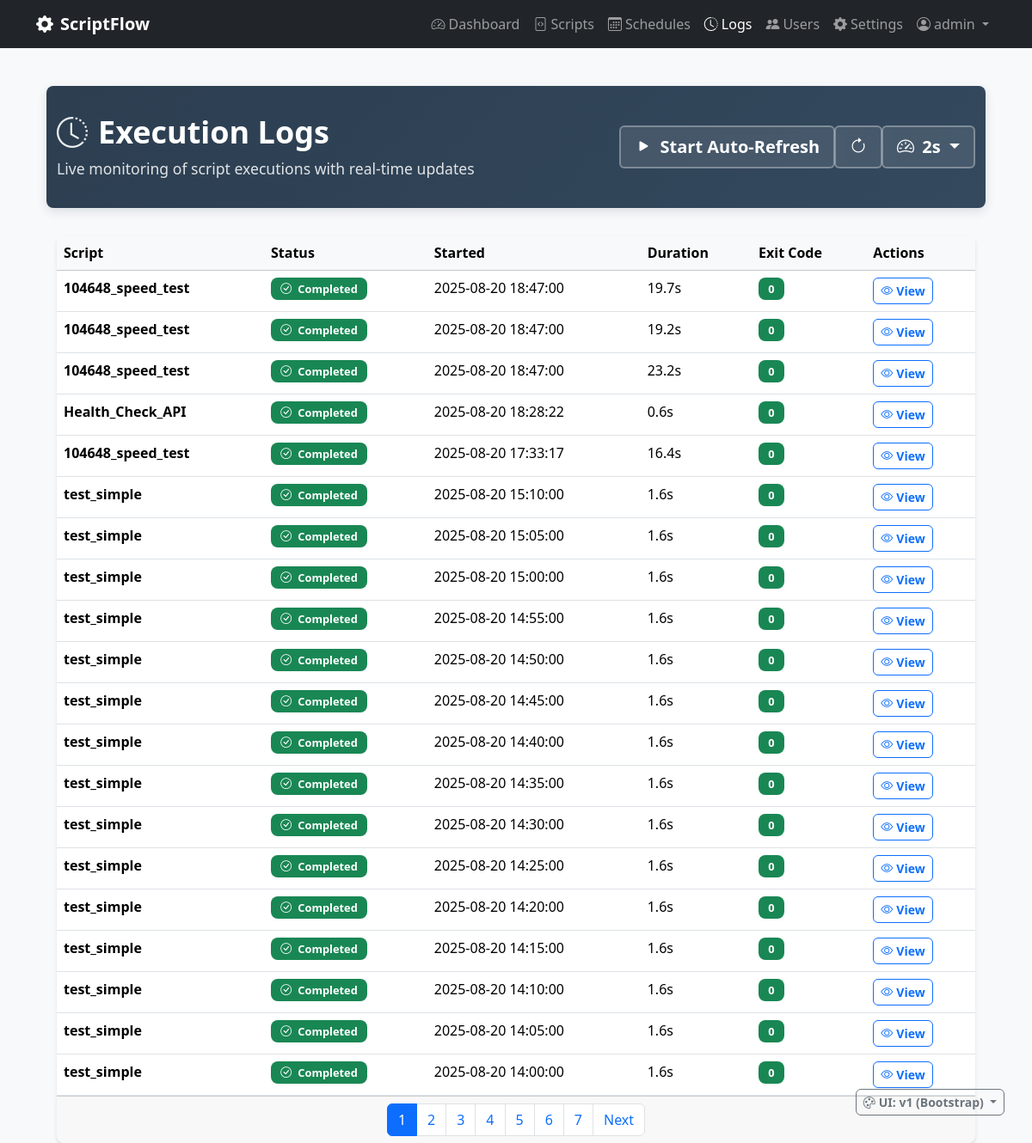
Page /logs (signed in) on the earlier database version.
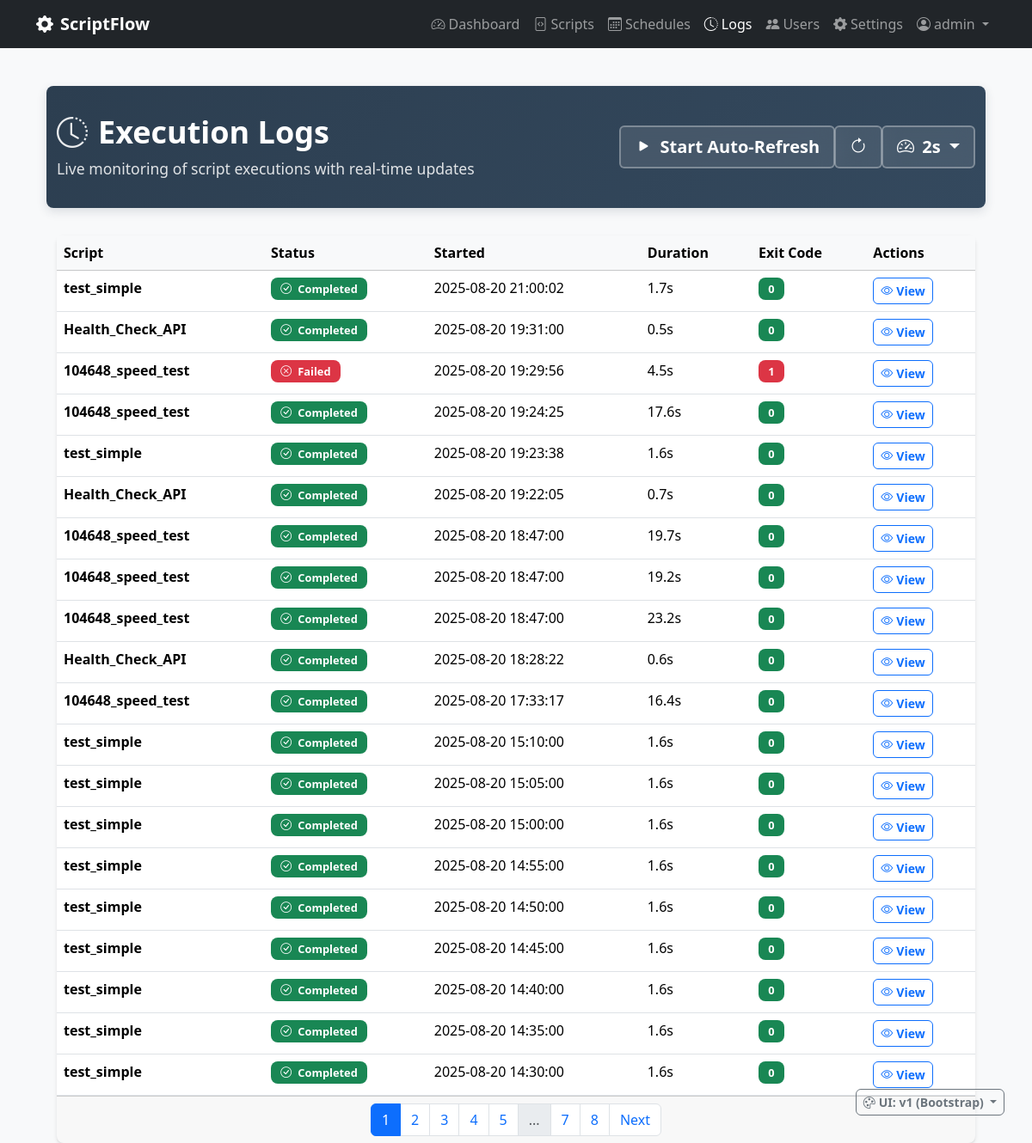
Same page on the later database version.
### scriptflow.py (models this page shows, shortened)
class Execution(db.Model):
    __tablename__ = 'executions'
    id = db.Column(db.Integer, primary_key=True)
    started_at = db.Column(db.DateTime, default=datetime.now, nullable=False)
    completed_at = db.Column(db.DateTime)
    status = db.Column(db.String(20), default='pending', nullable=False)  # pending, running, completed, failed, timeout
    exit_code = db.Column(db.Integer)
    stdout = db.Column(db.Text)
    stderr = db.Column(db.Text)
    duration_seconds = db.Column(db.Float)
    trigger_type = db.Column(db.String(20), default='manual', nullable=False)  # manual, scheduled, api
    script_id = db.Column(db.Integer, db.ForeignKey('scripts.id'), nullable=False)
    user_id = db.Column(db.Integer, db.ForeignKey('users.id'), nullable=False)
    script = db.relationship('Script', backref='executions')
    @property
    def formatted_duration(self):
        if not self.duration_seconds:
            return "N/A"
        if self.duration_seconds < 60:
            return f"{self.duration_seconds:.1f}s"
        else:
            minutes = int(self.duration_seconds // 60)
            seconds = int(self.duration_seconds % 60)
            return f"{minutes}m {seconds}s"

class Script(db.Model):
    __tablename__ = 'scripts'
    id = db.Column(db.Integer, primary_key=True)
    name = db.Column(db.String(100), nullable=False)
    description = db.Column(db.Text)
    filename = db.Column(db.String(255), nullable=False)
    file_path = db.Column(db.String(500), nullable=False)
    script_type = db.Column(db.String(10), nullable=False)  # 'py' or 'bat'
    file_size = db.Column(db.Integer)
    created_at = db.Column(db.DateTime, default=datetime.now)
    updated_at = db.Column(db.DateTime, default=datetime.now, onupdate=datetime.now)
    is_active = db.Column(db.Boolean, default=True)
    user_id = db.Column(db.Integer, db.ForeignKey('users.id'), nullable=False)

### scriptflow.py (the view)
@app.route('/logs')
@login_required
def logs():
    page = request.args.get('page', 1, type=int)
    executions_query = Execution.query.order_by(Execution.started_at.desc())
    executions_filtered = apply_user_data_filter(executions_query)
    executions = executions_filtered.paginate(page=page, per_page=20, error_out=False)
    return render_template(UIVersionManager.get_template_path('logs.html'), executions=executions)

### config/ui_version.py (called while the page is built)
    @classmethod
    def get_ui_version(cls):
        if request and request.args.get('ui') in ['v1', 'v2']:
            ui_version = request.args.get('ui')
            if session:
                session['ui_version'] = ui_version
            return ui_version
        if session and 'ui_version' in session:
            return session['ui_version']
        env_version = os.environ.get('UI_VERSION', '').lower()
        if env_version in ['v1', 'v2']:
            return env_version
        return cls.DEFAULT_VERSION

    @classmethod
    def get_template_path(cls, template_name):
        ui_version = cls.get_ui_version()
        return f"{ui_version}/{template_name}"

    @classmethod
    def is_modern_ui(cls):
        return cls.get_ui_version() == cls.MODERN_VERSION

### scriptflow.py (called while the page is built)
@app.context_processor
def inject_ui_version():
    try:
        return {
            'ui_info': UIVersionManager.get_ui_display_info(),
            'ui_version': UIVersionManager.get_ui_version(),
            'is_modern_ui': UIVersionManager.is_modern_ui()
        }
    except:
        return {
            'ui_info': {},
            'ui_version': 'v1',
            'is_modern_ui': False
        }

### templates/v1/logs.html (shortened to what the changed rows need)
{% extends "v1/base.html" %}
{% block content %}
<div class="container-fluid">
    <div class="page-header">
        <div class="container">
            <div class="row align-items-center">
                <div class="col">
                    <h1>
                        <i class="bi bi-clock-history"></i>Execution Logs
                    </h1>
                </div>
            </div>
        </div>
    </div>
    <div class="container">
        <div class="card">
            <div class="card-body p-0">
                {% if executions.items %}
                    <div class="table-responsive">
                        <table class="table table-hover mb-0" id="logsTable">
                            <thead class="table-light">
                                <tr>
                                    <th>Script</th>
                                    <th>Status</th>
                                    <th>Started</th>
                                    <th>Duration</th>
                                    <th>Exit Code</th>
                                    <th>Actions</th>
                                </tr>
                            </thead>
                            <tbody id="logsTableBody">
                                {% for execution in executions.items %}
                                <tr>
                                    <td>
                                        <strong>{{ execution.script.name if execution.script else 'Unknown' }}</strong>
                                    </td>
                                    <td>
                                        {% if execution.status == 'running' %}
                                            <span class="badge status-running d-flex align-items-center gap-1">
                                                <i class="bi bi-arrow-clockwise rotating-icon"></i>
                                                Running
                                            </span>
                                        {% elif execution.status == 'completed' %}
                                            <span class="badge bg-success">
                                                <i class="bi bi-check-circle me-1"></i>
                                                Completed
                                            </span>
                                        {% elif execution.status == 'failed' %}
                                            <span class="badge bg-danger">
                                                <i class="bi bi-x-circle me-1"></i>
                                                Failed
                                            </span>
                                        {% elif execution.status == 'pending' %}
                                            <span class="badge bg-secondary">
                                                <i class="bi bi-clock me-1"></i>
                                                Pending
                                            </span>
                                        {% elif execution.status == 'timeout' %}
                                            <span class="badge bg-warning">
                                                <i class="bi bi-stopwatch me-1"></i>
                                                Timeout
                                            </span>
                                        {% else %}
                                            <span class="badge bg-secondary">
                                                {{ execution.status|title }}
                                            </span>
                                        {% endif %}
                                    </td>
                                    <td>{{ execution.started_at.strftime('%Y-%m-%d %H:%M:%S') }}</td>
                                    <td>{{ execution.formatted_duration }}</td>
                                    <td>
                                        {% if execution.exit_code is not none %}
                                            <span class="badge bg-{{ 'success' if execution.exit_code == 0 else 'danger' }}">
                                                {{ execution.exit_code }}
                                            </span>
                                        {% else %}
                                            <span class="text-muted">-</span>
                                        {% endif %}
                                    </td>
                                    <td>
                                        <a href="{{ url_for('view_execution', execution_id=execution.id) }}" class="btn btn-sm btn-outline-primary">
                                            <i class="bi bi-eye me-1"></i>View
                                        </a>
                                    </td>
                                </tr>
                                {% endfor %}
                            </tbody>
                        </table>
                    </div>
                    {% if executions.pages > 1 %}
                    <div class="card-footer">
                        <nav>
                            <ul class="pagination justify-content-center mb-0">
                                {% for page_num in executions.iter_pages() %}
                                    {% if page_num %}
                                        {% if page_num != executions.page %}
                                            <li class="page-item">
                                                <a class="page-link" href="{{ url_for('logs', page=page_num) }}">{{ page_num }}</a>
                                            </li>
                                        {% else %}
                                            <li class="page-item active">
                                                <span class="page-link">{{ page_num }}</span>
                                            </li>
                                        {% endif %}
                                    {% else %}
                                        <li class="page-item disabled">
                                            <span class="page-link">...</span>
                                        </li>
                                    {% endif %}
                                {% endfor %}
                            </ul>
                        </nav>
                    </div>
                    {% endif %}
                {% endif %}
            </div>
        </div>
    </div>
</div>
{% endblock %}

Differences in the rows shown:
no longer on this page (row unchanged): Execution: script "test_simple", status "completed" (drawn), started_at "2025-08-20 14:25:00", formatted_duration "1.6s", exit_code "0"
no longer on this page (row unchanged): Execution: script "test_simple", status "completed" (drawn), started_at "2025-08-20 14:20:00", formatted_duration "1.6s", exit_code "0"
no longer on this page (row unchanged): Execution: script "test_simple", status "completed" (drawn), started_at "2025-08-20 14:15:00", formatted_duration "1.6s", exit_code "0"
no longer on this page (row unchanged): Execution: script "test_simple", status "completed" (drawn), started_at "2025-08-20 14:10:00", formatted_duration "1.6s", exit_code "0"
no longer on this page (row unchanged): Execution: script "test_simple", status "completed" (drawn), started_at "2025-08-20 14:05:00", formatted_duration "1.6s", exit_code "0"
no longer on this page (row unchanged): Execution: script "test_simple", status "completed" (drawn), started_at "2025-08-20 14:00:00", formatted_duration "1.6s", exit_code "0"
added Execution: script "test_simple", status "completed" (drawn), started_at "2025-08-20 21:00:02", formatted_duration "1.7s", exit_code "0"
added Execution: script "Health_Check_API", status "completed" (drawn), started_at "2025-08-20 19:31:00", formatted_duration "0.5s", exit_code "0"
added Execution: script "104648_speed_test", status "failed" (drawn), started_at "2025-08-20 19:29:56", formatted_duration "4.5s", exit_code "1"
added Execution: script "104648_speed_test", status "completed" (drawn), started_at "2025-08-20 19:24:25", formatted_duration "17.6s", exit_code "0"
added Execution: script "test_simple", status "completed" (drawn), started_at "2025-08-20 19:23:38", formatted_duration "1.6s", exit_code "0"
added Execution: script "Health_Check_API", status "completed" (drawn), started_at "2025-08-20 19:22:05", formatted_duration "0.7s", exit_code "0"
Other differences:
new list line: "8"
list line gone: "6"
